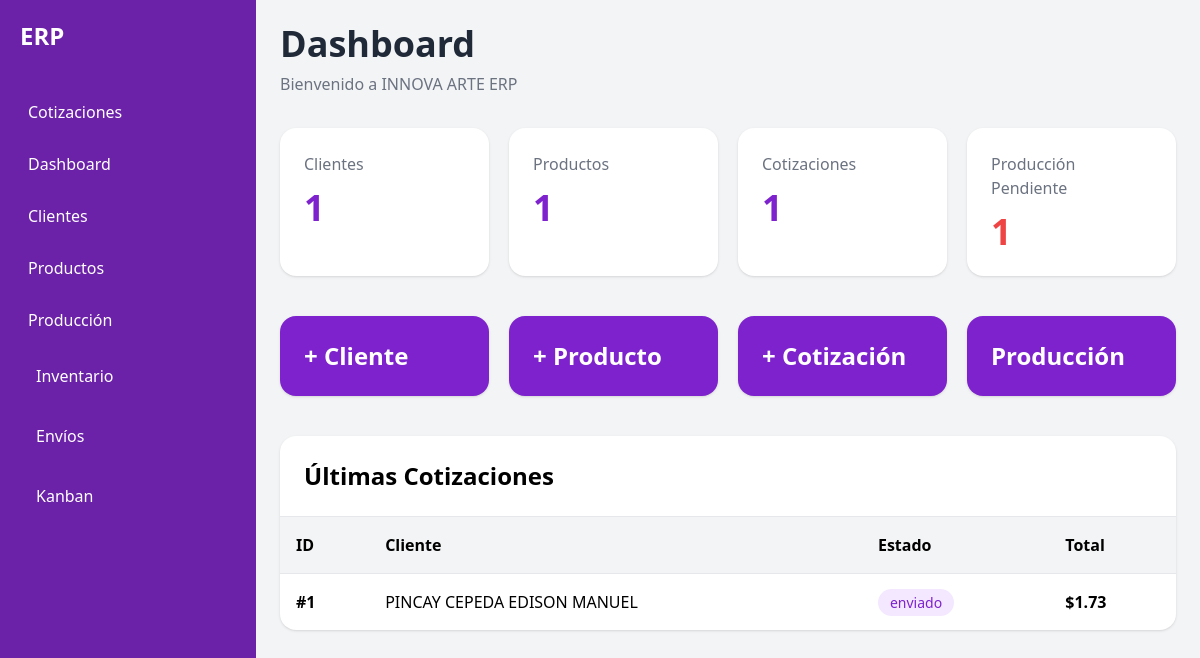
Before: / with the older database file.
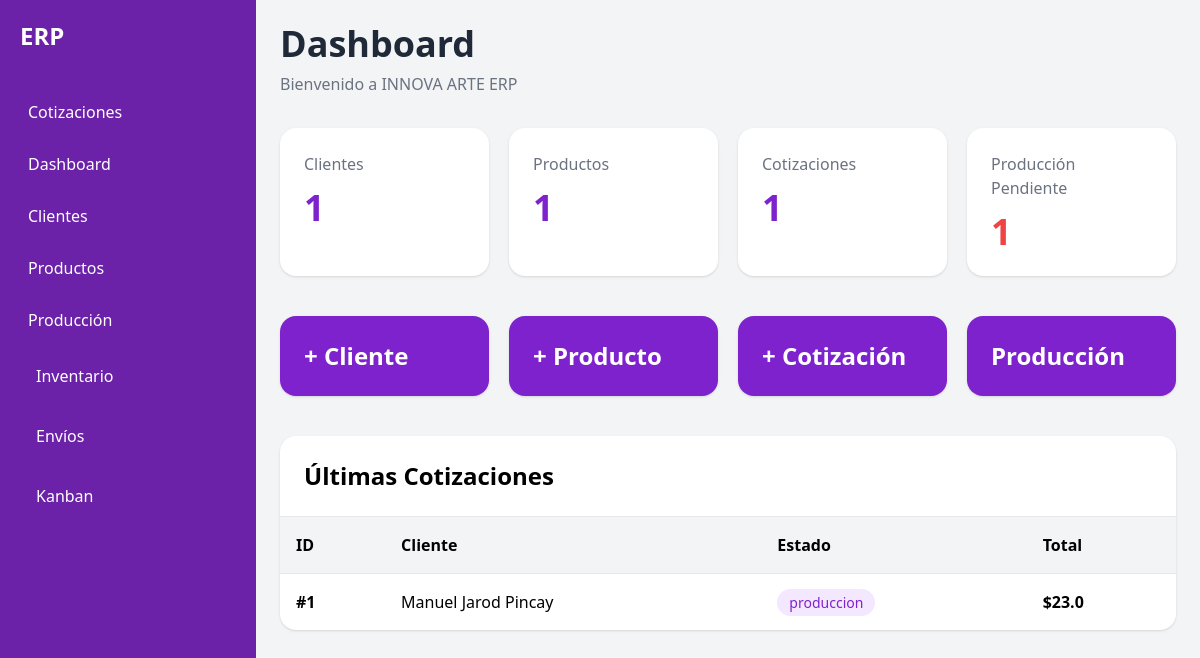
After: the same page with the newer database file.
### app/models/quotation.py (models this page shows)
class Quotation(Base):
    __tablename__ = "quotations"
    id = Column(Integer, primary_key=True)
    client_id = Column(
        Integer,
        ForeignKey("clients.id")
    )
    subtotal = Column(Float)
    discount = Column(Float)
    iva = Column(Float)
    total = Column(Float)
    status = Column(String)
    created_at = Column(
        DateTime,
        default=datetime.utcnow
    )
    client = relationship("Client")
    items = relationship(
    "QuotationItem"
)

### app/models/client.py (models this page shows)
class Client(Base):
    __tablename__ = "clients"
    id = Column(Integer, primary_key=True, index=True)
    name = Column(String)
    company = Column(String)
    ruc_ci = Column(String)
    phone = Column(String)
    email = Column(String)
    address = Column(Text)
    client_type = Column(String)
    observations = Column(Text)

### app/routes/dashboard.py (the view)
@router.get(
    "/",
    response_class=HTMLResponse
)
async def dashboard(
    request: Request,
    db: Session = Depends(get_db)
):
    total_clients = db.query(Client).count()
    total_products = db.query(Product).count()
    total_quotations = db.query(Quotation).count()
    production_pending = db.query(
        ProductionOrder
    ).filter(
        ProductionOrder.status != "terminado"
    ).count()
    recent_quotations = db.query(
        Quotation
    ).order_by(
        Quotation.id.desc()
    ).limit(5).all()
    return templates.TemplateResponse(
        request=request,
        name="dashboard.html",
        context={
            "total_clients": total_clients,
            "total_products": total_products,
            "total_quotations": total_quotations,
            "production_pending": production_pending,
            "recent_quotations": recent_quotations
        }
    )

### app/templates/dashboard.html
{% extends 'base.html' %}
{% block content %}
<div class="mb-8">
    <h1 class="text-4xl font-bold text-gray-800">
        Dashboard
    </h1>
    <p class="text-gray-500 mt-2">
        Bienvenido a INNOVA ARTE ERP
    </p>
</div>
<div class="grid grid-cols-4 gap-5 mb-10">
    <div class="bg-white rounded-2xl shadow p-6">
        <div class="text-gray-500">
            Clientes
        </div>
        <div class="text-4xl font-bold mt-3 text-purple-700">
            {{ total_clients }}
        </div>
    </div>
    <div class="bg-white rounded-2xl shadow p-6">
        <div class="text-gray-500">
            Productos
        </div>
        <div class="text-4xl font-bold mt-3 text-purple-700">
            {{ total_products }}
        </div>
    </div>
    <div class="bg-white rounded-2xl shadow p-6">
        <div class="text-gray-500">
            Cotizaciones
        </div>
        <div class="text-4xl font-bold mt-3 text-purple-700">
            {{ total_quotations }}
        </div>
    </div>
    <div class="bg-white rounded-2xl shadow p-6">
        <div class="text-gray-500">
            Producción Pendiente
        </div>
        <div class="text-4xl font-bold mt-3 text-red-500">
            {{ production_pending }}
        </div>
    </div>
</div>
<div class="grid grid-cols-4 gap-5 mb-10">
    <a
        href="/clients/new"
        class="bg-purple-700 hover:bg-purple-800 text-white p-6 rounded-2xl shadow"
    >
        <div class="text-2xl font-bold">
            + Cliente
        </div>
    </a>
    <a
        href="/products/new"
        class="bg-purple-700 hover:bg-purple-800 text-white p-6 rounded-2xl shadow"
    >
        <div class="text-2xl font-bold">
            + Producto
        </div>
    </a>
    <a
        href="/quotations/new"
        class="bg-purple-700 hover:bg-purple-800 text-white p-6 rounded-2xl shadow"
    >
        <div class="text-2xl font-bold">
            + Cotización
        </div>
    </a>
    <a
        href="/production/"
        class="bg-purple-700 hover:bg-purple-800 text-white p-6 rounded-2xl shadow"
    >
        <div class="text-2xl font-bold">
            Producción
        </div>
    </a>
</div>
<div class="bg-white rounded-2xl shadow overflow-hidden">
    <div class="p-6 border-b">
        <h2 class="text-2xl font-bold">
            Últimas Cotizaciones
        </h2>
    </div>
    <table class="w-full">
        <thead class="bg-gray-100">
            <tr>
                <th class="text-left p-4">
                    ID
                </th>
                <th class="text-left p-4">
                    Cliente
                </th>
                <th class="text-left p-4">
                    Estado
                </th>
                <th class="text-left p-4">
                    Total
                </th>
            </tr>
        </thead>
        <tbody>
            {% for quotation in recent_quotations %}
            <tr class="border-t">
                <td class="p-4 font-bold">
                    #{{ quotation.id }}
                </td>
                <td class="p-4">
                    {{ quotation.client.name }}
                </td>
                <td class="p-4">
                    <span class="bg-purple-100 text-purple-700 px-3 py-1 rounded-full text-sm">
                        {{ quotation.status }}
                    </span>
                </td>
                <td class="p-4 font-bold">
                    ${{ quotation.total }}
                </td>
            </tr>
            {% endfor %}
        </tbody>
    </table>
</div>
{% endblock %}

Changed rows visible on the page:
changed Quotation id 1: client.name "PINCAY CEPEDA EDISON MANUEL" → "Manuel Jarod Pincay"; status "enviado" → "produccion"; total "1.73" → "23.0"
